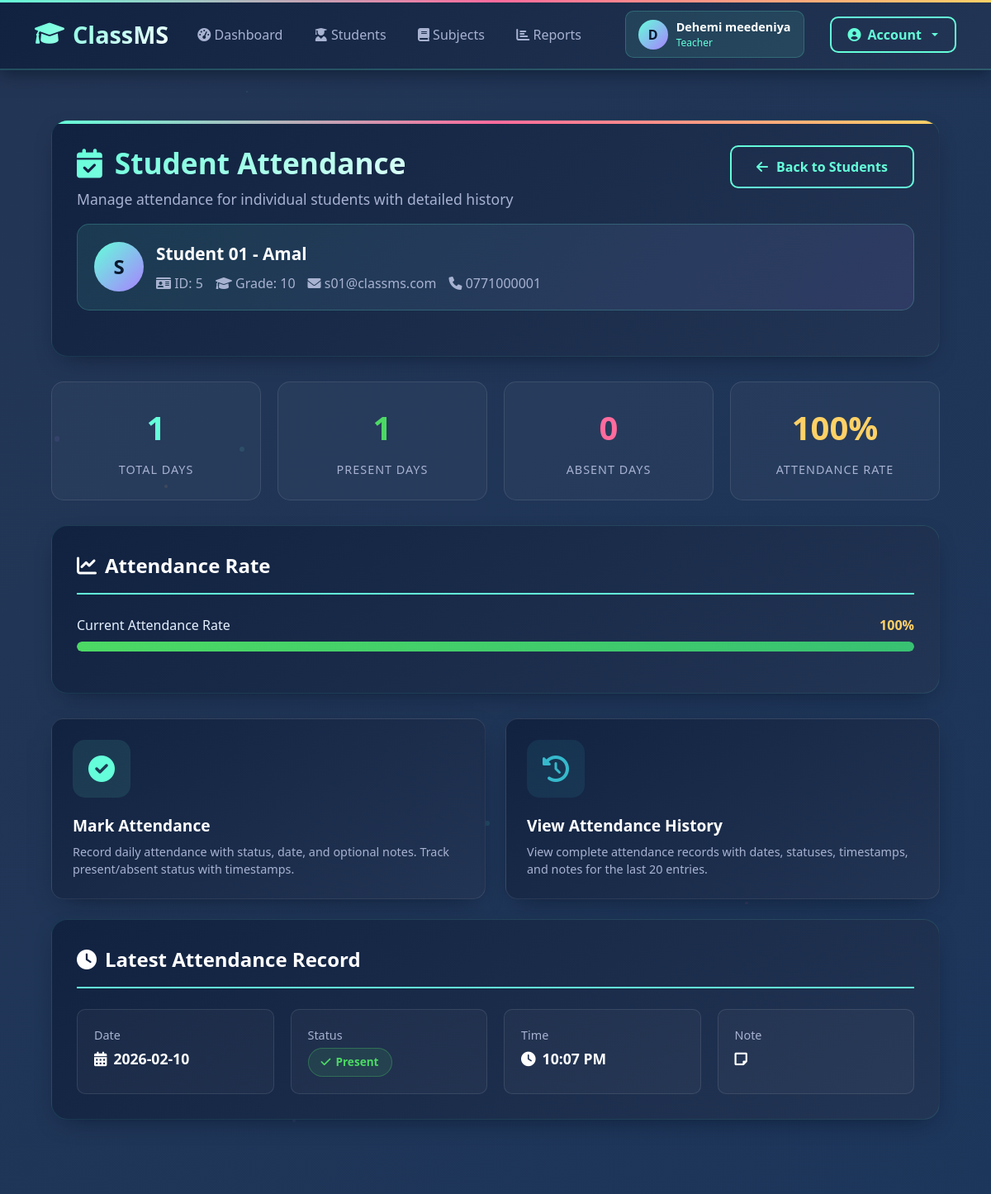
Screenshot of /teacher/attendance.php?student_id=5 (signed in) with the database file from the repository.
### tables this page shows
CREATE TABLE `student_profiles` (
  `user_id` int(10) UNSIGNED NOT NULL,
  `grade` varchar(20) NOT NULL,
  `address` varchar(255) DEFAULT NULL,
  `guardian_name` varchar(120) DEFAULT NULL,
  `guardian_phone` varchar(30) DEFAULT NULL,
  `dob` date DEFAULT NULL
);

CREATE TABLE `users` (
  `id` int(10) UNSIGNED NOT NULL,
  `role` enum('admin','teacher','student') NOT NULL DEFAULT 'student',
  `full_name` varchar(120) NOT NULL,
  `email` varchar(160) NOT NULL,
  `phone` varchar(30) DEFAULT NULL,
  `password_hash` varchar(255) NOT NULL,
  `created_at` timestamp NOT NULL DEFAULT current_timestamp()
);

CREATE TABLE `attendance` (
  `student_id` int(10) UNSIGNED NOT NULL,
  `attendance_date` date NOT NULL,
  `status` enum('present','absent','late','excused') NOT NULL,
  `marked_at` datetime NOT NULL DEFAULT current_timestamp(),
  `note` varchar(255) DEFAULT NULL
);

### includes/functions.php (called while the page is built, shortened)
<?php
function e($s){ return htmlspecialchars($s ?? "", ENT_QUOTES, "UTF-8"); }

### teacher/attendance.php (the view, shortened to what this page needs)
<?php
require_once __DIR__ . "/../includes/auth.php";
$student_id = (int)($_GET['student_id'] ?? 0);
$action = trim($_GET['action'] ?? 'menu');
$st = $conn->prepare("
  SELECT u.id, u.full_name, u.email, u.phone, sp.grade
  FROM users u
  LEFT JOIN student_profiles sp ON sp.user_id = u.id
  WHERE u.id=? AND u.role='student'
  LIMIT 1
");
$st->bind_param("i", $student_id);
$st->execute();
$student = $st->get_result()->fetch_assoc();
$latestQ = $conn->prepare("
  SELECT attendance_date, status, marked_at, note
  FROM attendance
  WHERE student_id=?
  ORDER BY marked_at DESC
  LIMIT 1
");
$latestQ->bind_param("i", $student_id);
$latestQ->execute();
$latest = $latestQ->get_result()->fetch_assoc();
$statsQ = $conn->prepare("
  SELECT
    COUNT(*) as total_days,
    SUM(CASE WHEN status='present' THEN 1 ELSE 0 END) as present_days,
    SUM(CASE WHEN status='absent' THEN 1 ELSE 0 END) as absent_days
  FROM attendance
  WHERE student_id=?
");
$statsQ->bind_param("i", $student_id);
$statsQ->execute();
$stats = $statsQ->get_result()->fetch_assoc();
$presentPercent = $stats['total_days'] > 0 ? round(($stats['present_days'] / $stats['total_days']) * 100, 1) : 0;
require_once __DIR__ . "/../includes/header.php";
?>
<div class="bg-animation"></div>
<div class="particles" id="particles-container"></div>
<div class="container-custom">
    <div class="page-header">
        <div class="d-flex flex-wrap justify-content-between align-items-start">
            <div>
                <h1 class="page-title">
                    <i class="fas fa-calendar-check"></i> Student Attendance
                </h1>
                <div class="page-subtitle">
                    Manage attendance for individual students with detailed history
                </div>
            </div>
            <a class="btn-outline-custom" href="/classms/teacher/students.php">
                <i class="fas fa-arrow-left"></i> Back to Students
            </a>
        </div>
        <div class="student-info-card mt-3">
            <div class="d-flex align-items-center">
                <div class="student-avatar">
                    <?= strtoupper(substr($student['full_name'], 0, 1)) ?>
                </div>
                <div>
                    <div style="font-size: 1.3rem; font-weight: 600; color: var(--text-white);">
                        <?= e($student['full_name']) ?>
                    </div>
                    <div style="display: flex; flex-wrap: wrap; gap: 15px; margin-top: 8px;">
                        <span style="color: var(--text-muted);">
                            <i class="fas fa-id-card"></i> ID: <?= (int)$student['id'] ?>
                        </span>
                        <span style="color: var(--text-muted);">
                            <i class="fas fa-graduation-cap"></i> Grade: <?= e($student['grade'] ?? '-') ?>
                        </span>
                        <span style="color: var(--text-muted);">
                            <i class="fas fa-envelope"></i> <?= e($student['email']) ?>
                        </span>
                        <?php if($student['phone']): ?>
                            <span style="color: var(--text-muted);">
                                <i class="fas fa-phone"></i> <?= e($student['phone']) ?>
                            </span>
                        <?php endif; ?>
                    </div>
                </div>
            </div>
        </div>
    </div>
    <?php if($action === 'menu'): ?>
        <div class="stats-container">
            <div class="stat-card" style="animation-delay: 0.1s;">
                <div class="stat-value" style="color: var(--accent-blue);">
                    <?= $stats['total_days'] ?? 0 ?>
                </div>
                <div class="stat-label">Total Days</div>
            </div>
            <div class="stat-card" style="animation-delay: 0.2s;">
                <div class="stat-value" style="color: var(--accent-green);">
                    <?= $stats['present_days'] ?? 0 ?>
                </div>
                <div class="stat-label">Present Days</div>
            </div>
            <div class="stat-card" style="animation-delay: 0.3s;">
                <div class="stat-value" style="color: var(--accent-pink);">
                    <?= $stats['absent_days'] ?? 0 ?>
                </div>
                <div class="stat-label">Absent Days</div>
            </div>
            <div class="stat-card" style="animation-delay: 0.4s;">
                <div class="stat-value" style="color: var(--accent-gold);">
                    <?= $presentPercent ?>%
                </div>
                <div class="stat-label">Attendance Rate</div>
            </div>
        </div>
        <div class="form-card">
            <div class="form-title">
                <i class="fas fa-chart-line"></i> Attendance Rate
            </div>
            <div class="progress-container">
                <div class="d-flex justify-content-between mb-2">
                    <span style="color: var(--text-light);">Current Attendance Rate</span>
                    <span style="color: var(--accent-gold); font-weight: 600;"><?= $presentPercent ?>%</span>
                </div>
                <div class="progress-bar-custom">
                    <div class="progress-fill" style="width: <?= $presentPercent ?>%; background: linear-gradient(90deg, var(--accent-green), #38c172);"></div>
                </div>
            </div>
        </div>
        <div class="row g-4">
            <div class="col-lg-6">
                <a href="/classms/teacher/attendance.php?student_id=<?= $student_id ?>&action=mark"
                   class="option-card" style="animation-delay: 0.1s;">
                    <div class="option-icon" style="background: rgba(100, 255, 218, 0.1); color: var(--accent-blue);">
                        <i class="fas fa-check-circle"></i>
                    </div>
                    <div class="option-title">Mark Attendance</div>
                    <div class="option-description">
                        Record daily attendance with status, date, and optional notes. Track present/absent status with timestamps.
                    </div>
                </a>
            </div>
            <div class="col-lg-6">
                <a href="/classms/teacher/attendance.php?student_id=<?= $student_id ?>&action=history"
                   class="option-card" style="animation-delay: 0.2s;">
                    <div class="option-icon" style="background: rgba(54, 185, 204, 0.1); color: #36b9cc;">
                        <i class="fas fa-history"></i>
                    </div>
                    <div class="option-title">View Attendance History</div>
                    <div class="option-description">
                        View complete attendance records with dates, statuses, timestamps, and notes for the last 20 entries.
                    </div>
                </a>
            </div>
        </div>
        <?php if($latest): ?>
        <div class="attendance-container mt-4" style="animation-delay: 0.3s;">
            <div class="form-title">
                <i class="fas fa-clock"></i> Latest Attendance Record
            </div>
            <div style="display: grid; grid-template-columns: repeat(auto-fit, minmax(200px, 1fr)); gap: 20px;">
                <div style="background: rgba(255, 255, 255, 0.03); border-radius: 10px; padding: 20px; border: 1px solid rgba(255, 255, 255, 0.1);">
                    <div style="color: var(--text-muted); font-size: 0.9rem; margin-bottom: 5px;">Date</div>
                    <div style="color: var(--text-white); font-size: 1.1rem; font-weight: 600;">
                        <i class="fas fa-calendar-alt me-2"></i><?= e($latest['attendance_date']) ?>
                    </div>
                </div>
                <div style="background: rgba(255, 255, 255, 0.03); border-radius: 10px; padding: 20px; border: 1px solid rgba(255, 255, 255, 0.1);">
                    <div style="color: var(--text-muted); font-size: 0.9rem; margin-bottom: 5px;">Status</div>
                    <span class="status-badge <?= $latest['status'] === 'present' ? 'badge-present' : 'badge-absent' ?>">
                        <i class="fas fa-<?= $latest['status'] === 'present' ? 'check' : 'times' ?>"></i>
                        <?= ucfirst(e($latest['status'])) ?>
                    </span>
                </div>
                <div style="background: rgba(255, 255, 255, 0.03); border-radius: 10px; padding: 20px; border: 1px solid rgba(255, 255, 255, 0.1);">
                    <div style="color: var(--text-muted); font-size: 0.9rem; margin-bottom: 5px;">Time</div>
                    <div style="color: var(--text-white); font-size: 1.1rem; font-weight: 600;">
                        <i class="fas fa-clock me-2"></i><?= date('g:i A', strtotime($latest['marked_at'])) ?>
                    </div>
                </div>
                <div style="background: rgba(255, 255, 255, 0.03); border-radius: 10px; padding: 20px; border: 1px solid rgba(255, 255, 255, 0.1);">
                    <div style="color: var(--text-muted); font-size: 0.9rem; margin-bottom: 5px;">Note</div>
                    <div style="color: var(--text-white); font-size: 1.1rem; font-weight: 600;">
                        <i class="fas fa-sticky-note me-2"></i><?= e($latest['note'] ?? 'No notes') ?>
                    </div>
                </div>
            </div>
        </div>
        <?php endif; ?>
    <?php endif; ?>
</div>
<link rel="stylesheet" href="https://cdnjs.cloudflare.com/ajax/libs/font-awesome/6.0.0/css/all.min.css">
<?php require_once __DIR__ . "/../includes/footer.php"; ?>

### assets/css/style.css (style rules this page uses)
:root { --primary: #4f46e5; --primary-hover: #4338ca; --bg-main: #f8fafc; --surface: #ffffff; --text-dark: #0f172a; --text-muted: #64748b; --border: #e2e8f0; --radius: 0.5rem; --shadow: 0 1px 3px 0 rgb(0 0 0 / 0.1), 0 1px 2px -1px rgb(0 0 0 / 0.1); }
* { box-sizing: border-box; margin: 0; padding: 0; }
body { font-family: -apple-system, BlinkMacSystemFont, "Segoe UI", Roboto, Oxygen, Ubuntu, Cantarell, sans-serif; background-color: var(--bg-main); color: var(--text-dark); line-height: 1.5; }

### includes/header.php (style rules this page uses)
:root { --dark-blue: #0a192f; --medium-blue: #112240; --light-blue: #233554; --accent-blue: #64ffda; --accent-pink: #ff6b9d; --accent-gold: #ffd166; --accent-purple: #a882ff; --accent-green: #4cd964; --accent-red: #ff4757; --text-white: #ffffff; --text-light: #e6f1ff; --text-muted: #a8b2d1; --card-shadow: 0 10px 30px -15px rgba(2, 12, 27, 0.7); }
body { background: linear-gradient(135deg, #0a192f 0%, #112240 50%, #233554 100%); color: var(--text-white); font-family: 'Segoe UI', Tahoma, Geneva, Verdana, sans-serif; min-height: 100vh; }
.bg-animation { position: fixed; top: 0; left: 0; width: 100%; height: 100%; z-index: -1; background: linear-gradient(-45deg, #0a192f, #112240, #1a365d, #233554); background-size: 400% 400%; animation: gradient-shift 15s ease infinite; }

### rows the page displays
student_profiles: user_id.full_name "S", user_id.full_name "Student 01 - Amal", user_id "5", grade "10", user_id.email "s01@classms.com", user_id.phone "0771000001"
attendance: attendance_date "2026-02-10", status "Present", marked_at "10:07 PM"

### other values shown
substr(current_user()['full_name'], 0, 1) "D"
current_user()['full_name'] "Dehemi meedeniya"
current_user()['role'] "Teacher"
$stats['total_days'] "1"
$stats['present_days'] "1"
$stats['absent_days'] "0"
$presentPercent "100"
